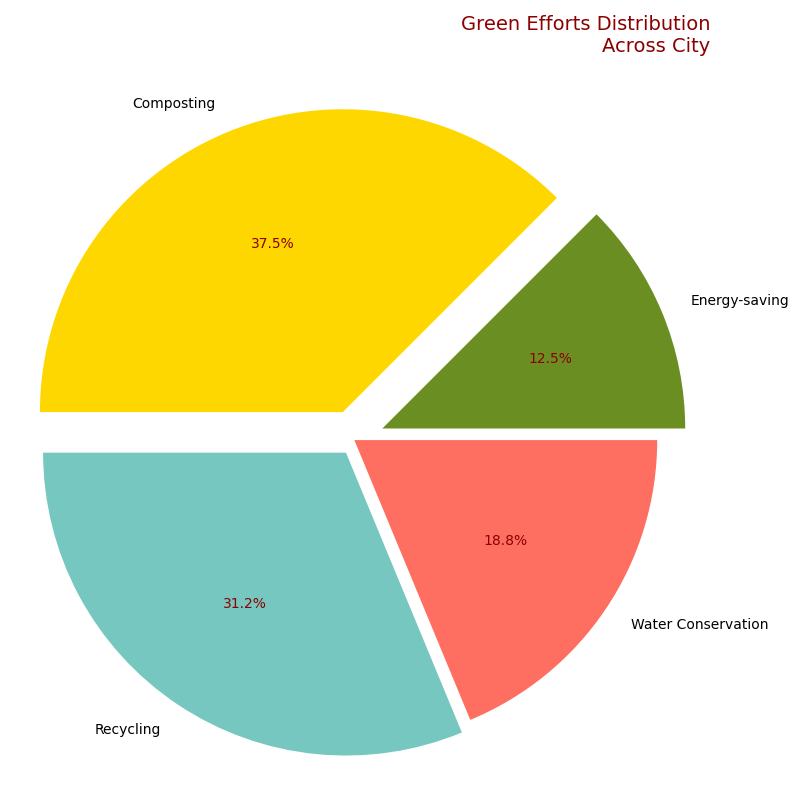

Source code (Python):
import matplotlib.pyplot as plt

practices = ['Composting', 'Recycling', 'Water Conservation', 'Energy-saving']
percentages = [30, 25, 15, 10]
colors = ['#FFD700', '#76C7C0', '#FF6F61', '#6B8E23']

fig, ax = plt.subplots(figsize=(8, 8))
wedges, texts, autotexts = ax.pie(
    percentages,
    colors=colors,
    startangle=45,  # Changed the start angle for stylistic variety.
    labels=practices,
    autopct='%1.1f%%',
    shadow=False,  # Removed shadow for a flat look.
    explode=(0.1, 0.05, 0, 0.1)  # Randomly varied explode values.
)

ax.axis('equal')

plt.title('Green Efforts Distribution\nAcross City', size=14, color='darkred', loc='right', pad=20)  # Modified title style.
# Removed the legend to change an element dynamically.

for autotext in autotexts:
    autotext.set_color('darkred')  # Altered color for stylistic contrast.
    autotext.set_weight('normal')  # Changed weight of the text.

plt.grid(True, which='both', linestyle='--', linewidth=0.5)  # Added grid lines for enhancement.
plt.tight_layout()

plt.show()
